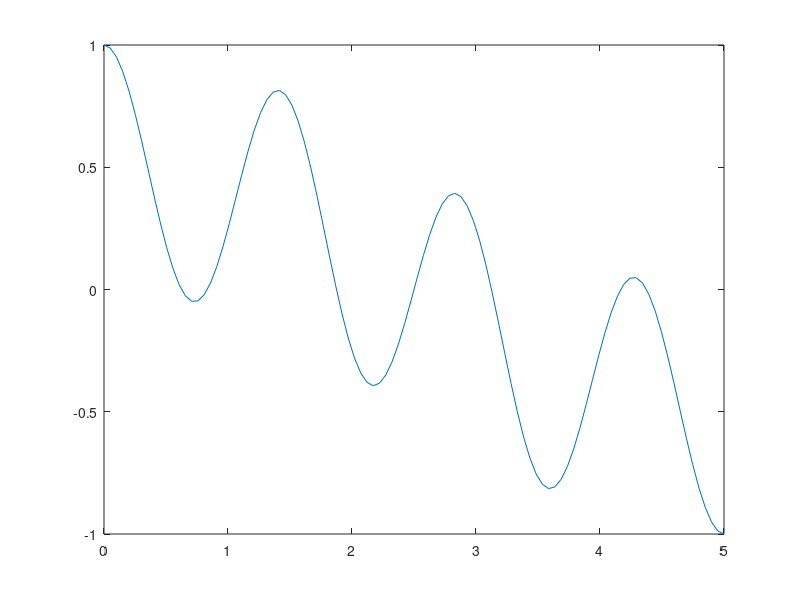

MATLAB code to generate this figure:
% Praktikum Nachrichtentechnik: Debugging
%
freq1 = .3;
freq2 = .4;
x_axis = linspace(0, 5, 100);

f_von_x = cos(2 * pi * freq1 * x_axis) .* cos(2 * pi * freq2 * x_axis);

plot(x_axis, f_von_x);